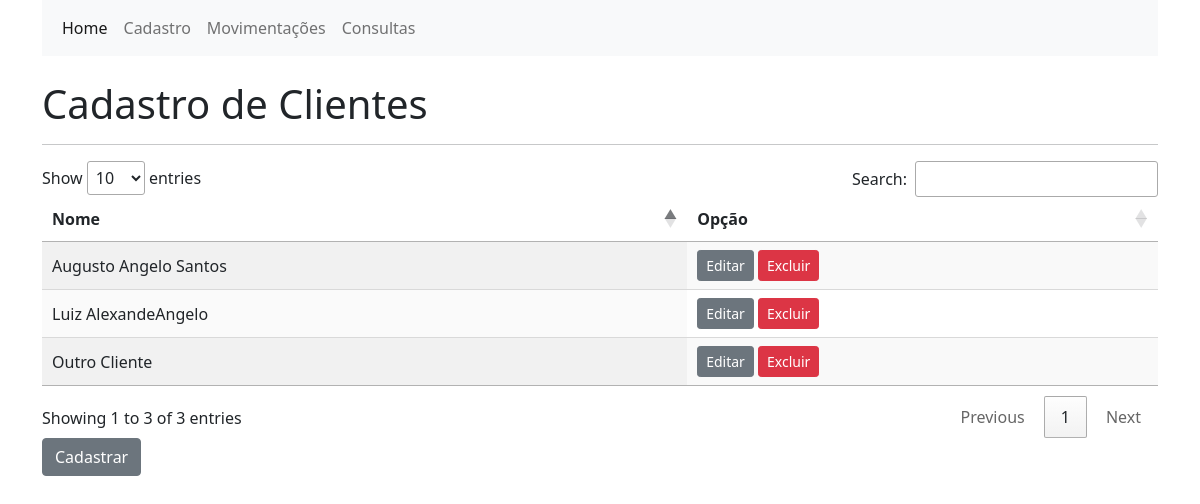
Page /clientes/ on the earlier database version.
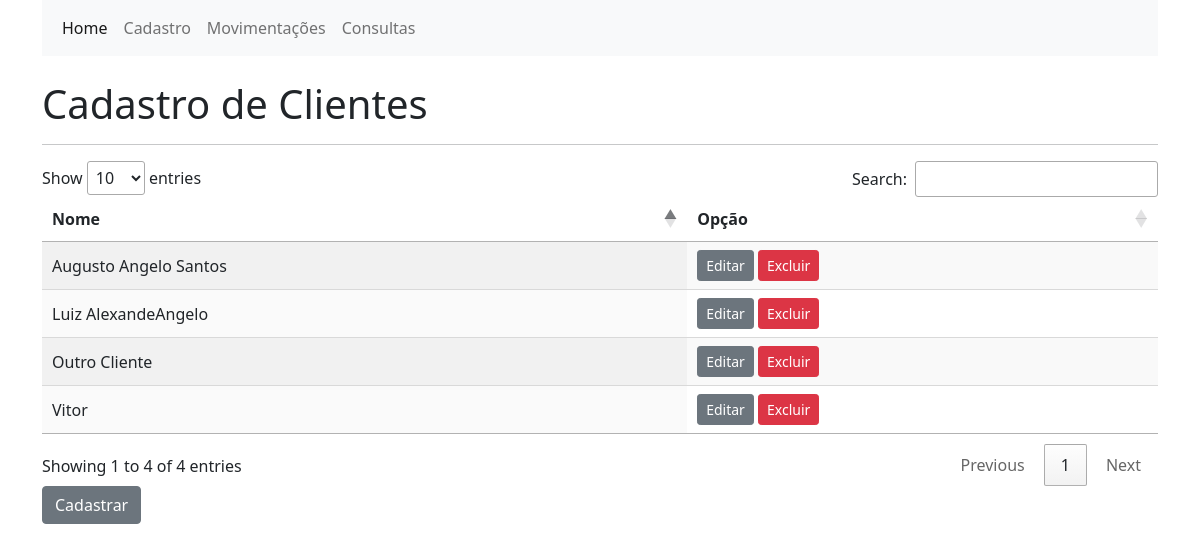
Same page on the later database version.
### cadastros/models.py (models this page shows, shortened)
class Cliente(models.Model):
    nome = models.CharField(
        verbose_name="Nome do cliente",
        max_length=250,
    )
    class Meta:
        db_table = "cad_cliente"
        verbose_name = "Cliente"
        verbose_name_plural = "Clientes"

### cadastros/views.py (the view)
# urls.py: path('clientes/', views.list_clientes, name='list_clientes'),
def list_clientes(request):
    clientes = Cliente.objects.all()
    return render(request, 'cadastros/clientes.html', {'clientes': clientes})

### cadastros/templates/cadastros/clientes.html (shortened to what this page needs)
{% extends 'cadastros/base.html' %}
{% block content %}
    <br>
    <h1>Cadastro de Clientes</h1>
    <hr>
    <table id="clientes_table" class="display">
        <thead>
            <tr>
                <th>Nome</th>
                <th>Opção</th>
            </tr>
        </thead>
        <tbody>
            {% for cliente in clientes %}
                <tr>
                    <td>
                        {{cliente.nome}}
                    </td>
                    <td>
                       <a href="{% url 'edit_cliente' pk=cliente.pk %}" class="btn btn-secondary btn-sm">Editar</a>
                       <a href="{% url 'delete_cliente' pk=cliente.pk %}" class="btn btn-danger btn-sm">Excluir</a>
                    </td>
                </tr>
            {% endfor %}
        </tbody>
    </table>
    <a href="{% url 'new_cliente' %}" class="btn btn-secondary">Cadastrar</a>
{% endblock %}

Differences in the rows shown:
added Cliente: nome "Vitor"
Other differences:
text written by a page script: "Show entries Search: Showing 1 to 3 of 3 entries Previous 1 Next" → "Show entries Search: Showing 1 to 4 of 4 entries Previous 1 Next"
